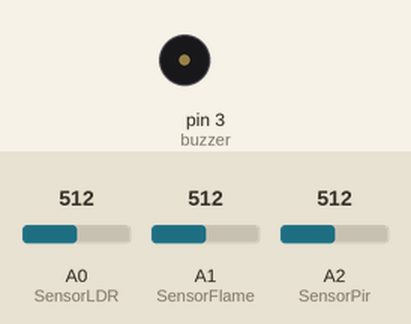
Bench run of a sketch on a simulated Arduino Uno, built with avr-gcc and run on an emulated ATmega328P. Parts: buzzer (waves = sounding, pin HIGH). The test bench sets the inputs (shaded band); at power-on: A0 (SensorLDR) = 512, A1 (SensorFlame) = 512, A2 (SensorPir) = 512. What the sketch prints to the serial monitor is not drawn.

Above: at 1.2 s.
1.3 s: A0 (SensorLDR) set to 106
3.6 s: A0 (SensorLDR) set to 92
At 4.4 s:
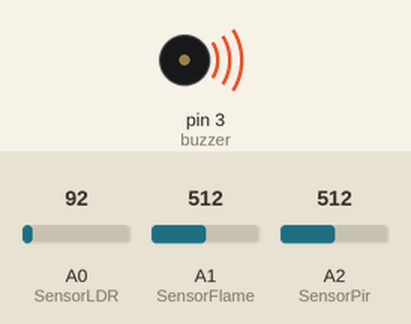
6.6 s: A0 (SensorLDR) set to 110
At 7.8 s:
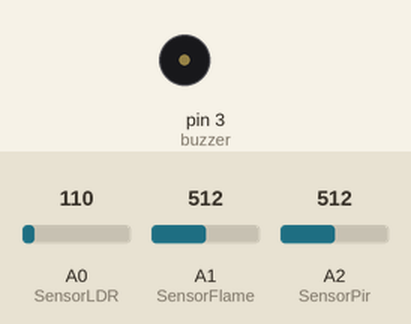
8.1 s: A1 (SensorFlame) set to 22
10.0 s: A1 (SensorFlame) set to 17
At 10.25 s:
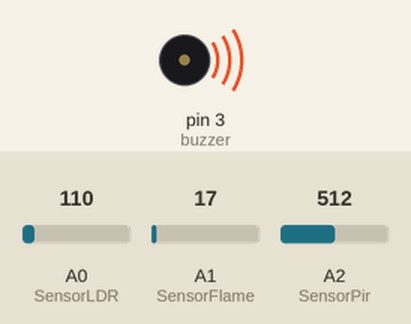
Timing chart, 0 to 14.0 s (numbered marks = the images above; inputs shaded):
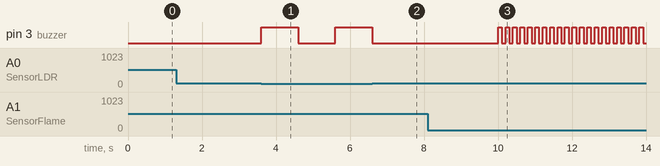

Measured:
- the behaviour switches between 100 and 99 on A0 (SensorLDR) (found by bisection; images 0 and 1)
- the behaviour switches between 20 and 19 on A1 (SensorFlame) (found by bisection; images 2 and 3)
- after the input at 1.3 s, every drawn part: stays the same
- after the input at 3.6 s, pin 3 (buzzer): LOW → HIGH at once, → LOW 1.0 s later, → HIGH 1.0 s later
- after the input at 6.6 s, pin 3 (buzzer): goes on until 6.6 s, then stays LOW
- after the input at 8.1 s, every drawn part: stays the same
- after the input at 10.0 s, pin 3 (buzzer): alternates HIGH for 0.10 s and LOW for 0.10 s, starting at once

The sketch:

settingan_terbaru_sensor_gabungan.ino
```cpp
int SensorLDR =A0;
int SensorFlame =A1;
int SensorPir =A2;
int buzzer =3;
void setup() {
  // put your setup code here, to run once:
Serial.begin(115200);
pinMode(SensorLDR,INPUT);
pinMode(SensorFlame,INPUT);
pinMode(SensorPir,INPUT);
pinMode(buzzer,OUTPUT);
}

void loop() {
  // put your main code here, to run repeatedly:
  int BacaLDR =analogRead(SensorLDR);
  int BacaFlame =analogRead(SensorFlame);
  int BacaPir =analogRead(SensorPir);

  Serial.print("LDR:");   Serial.print(BacaLDR);
  Serial.print("Flame:"); Serial.print(BacaFlame);
  Serial.print("Pir:");   Serial.print(BacaPir);


  //LDR Gelap(100);
  //Flame ada Api(20);
 // Pir deteksi obj(1)

 //Logika

 if (BacaLDR<100){
  digitalWrite(buzzer,HIGH);
  delay(1000);
  digitalWrite(buzzer,LOW);
  delay(1000);
 }
 else if(BacaFlame<20){
  digitalWrite(buzzer,HIGH);
  delay(100);
  digitalWrite(buzzer,LOW);
  delay(100);

 }
  else if(BacaPir==1){
  digitalWrite(buzzer,HIGH);
  delay(500);
  digitalWrite(buzzer,LOW);
  delay(500);

 }
 else{
  digitalWrite(buzzer,LOW);

  }


}
```
